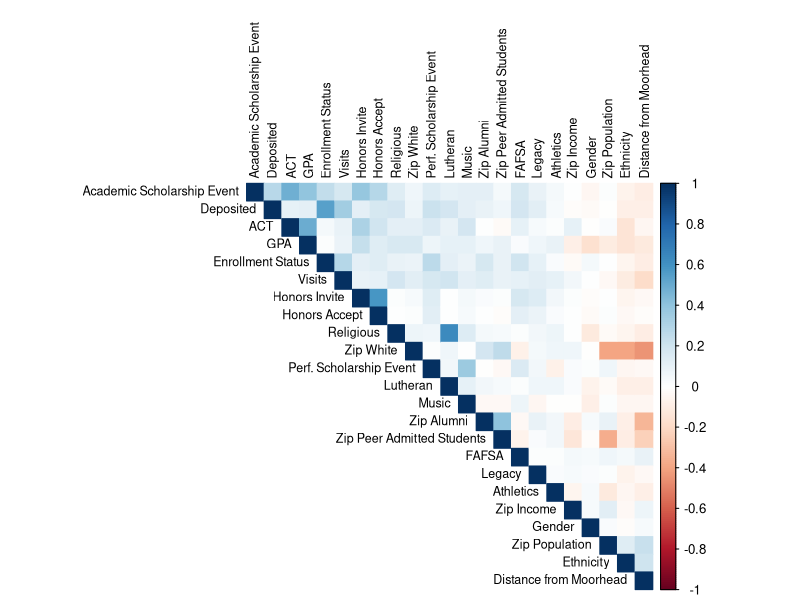
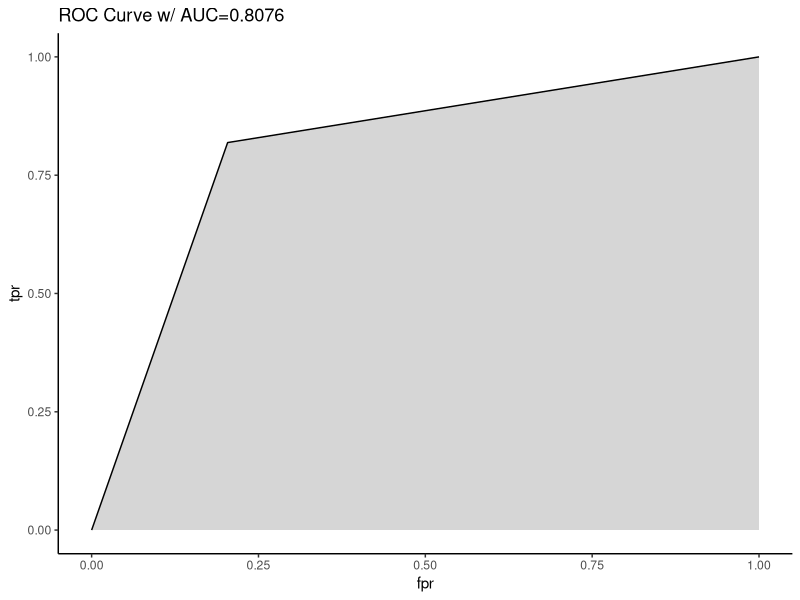

Write the R code that produced these figures, in order.
library(corrplot)
library(ROCR)
library(ggplot2)

data <- read.csv("enrollment_data.csv", stringsAsFactors=F)

# test and train sets
train1 <- data[data$Year!="2016 Fall" & data$App=="1", -18] 
test1 <- data[data$Year=="2016 Fall" & data$App=="1", -18]

# check for collin
co1 <- round(cor(train1[,-c(2,3)]),4)
co1_concern <- co1[abs(co1)>0.75] # just an identity matrix --> good 

# make a correlation plot
co1.df <- train1[,-c(2,3)]
colnames(co1.df) <- c("Enrollment Status", "ACT", "GPA", "Distance from Moorhead", "Zip Income", "Zip Population", "Zip White", "Zip Alumni",
                      "Music", "Athletics", "Legacy", "Gender", "Ethnicity", "Lutheran", "Religious", "Deposited", "FAFSA", "Honors Invite",
                      "Honors Accept", "Visits", "Perf. Scholarship Event", "Academic Scholarship Event", "Zip Peer Admitted Students")
co1 <- round(cor(co1.df),4)
par(mar=c(rep(5,4)))
corrplot(co1, method="color", type="upper", tl.col="black", tl.cex=.75,mar=c(0,0,1,0), order="FPC")

# summary stats of training set
summary(train1)
library(psych)
describe(train1[,-c(2,3)], type=2)

# fit model
fit1g <- glm(Final.Status ~ ., train1[,-c(2,3)], family="binomial") 
fit1gs <- step(fit1g, direction="both", trace=0) # stepwise selection
coef1s <- exp(cbind(Odds.Ratio = coef(fit1gs), confint(fit1gs))) # get odds ratios

# make predictions and evaluate cutoff options
test1$Predictions_raw <- unlist(predict(fit1gs, test1, type="response"))
test <- data.frame()
for( cutoff in c(.05, .075, .1, .15, .2, .25, .3, .35, .4, .45, .5, .55, .6, .65, .7, .75, .8, .85, .9)) {
     test1$Predictions <- ifelse(test1$Predictions_raw > cutoff, 1, 0) 
     
     results <- table(test1$Predictions, test1$Final.Status)
     accuracy <- round((results[1,1] + results[2,2])/sum(results[,1], results[,2]),2)
     fn <- round(results[1,2]/sum(results[,2]),2)
     tn <- round(results[1,1]/sum(results[,1]),2)
     fp <- round(results[2,1]/sum(results[,1]),2)
     tp <- round(results[2,2]/sum(results[,2]),2)
     
     row <- data.frame(cutoff, accuracy, tp, tn, fp, fn)
     test <- rbind(test, row)
}

# categorize predictions based on cutoff point
test1$Predictions <- ifelse(test1$Predictions_raw>0.20, 1, 0)

# create ROC plot
pred <- prediction(test1$Predictions, test1$Final.Status)
perf <- performance(pred, "tpr", "fpr")
auc <- performance(pred, measure="auc")
auc <- auc@y.values[[1]]
roc.data <- data.frame(fpr=unlist(perf@x.values),
                       tpr=unlist(perf@y.values),
                       model="GLM")
ggplot(roc.data, aes(x=fpr, ymin=0, ymax=tpr)) + geom_ribbon(alpha=0.2) + 
     geom_line(aes(y=tpr)) + labs(title=paste0("ROC Curve w/ AUC=", round(auc,4))) + theme_classic()

# test for overall model significance
D <- fit1gs$null.deviance- fit1gs$deviance
D.df <- fit1gs$df.null - fit1gs$df.residual
p <- 1 - pchisq(D, df = D.df)
